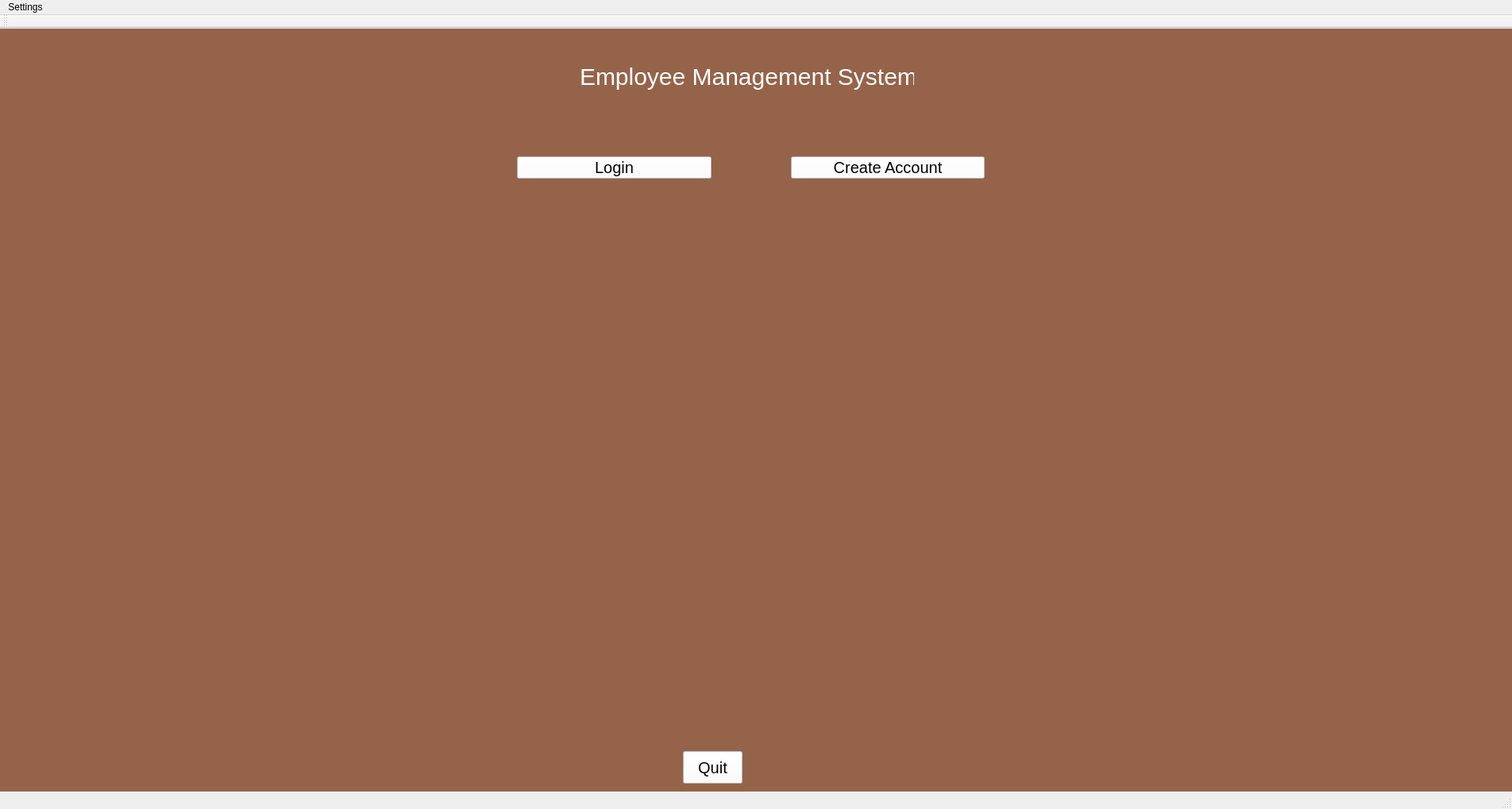
<?xml version="1.0" encoding="UTF-8"?>
<ui version="4.0">
 <class>HomeWindowClass</class>
 <widget class="QMainWindow" name="HomeWindowClass">
  <property name="geometry">
   <rect>
    <x>0</x>
    <y>0</y>
    <width>1904</width>
    <height>1019</height>
   </rect>
  </property>
  <property name="windowTitle">
   <string>HomeWindow</string>
  </property>
  <property name="styleSheet">
   <string notr="true">#centralWidget {

	background-color: rgb(149, 99, 74);
}</string>
  </property>
  <widget class="QWidget" name="centralWidget">
   <widget class="QLabel" name="label">
    <property name="geometry">
     <rect>
      <x>730</x>
      <y>20</y>
      <width>421</width>
      <height>81</height>
     </rect>
    </property>
    <property name="styleSheet">
     <string notr="true">font-size:30px;
color:white;</string>
    </property>
    <property name="text">
     <string>Employee Management System</string>
    </property>
   </widget>
   <widget class="QPushButton" name="quit_btn">
    <property name="geometry">
     <rect>
      <x>860</x>
      <y>910</y>
      <width>75</width>
      <height>41</height>
     </rect>
    </property>
    <property name="styleSheet">
     <string notr="true">font-size:20px;
color:black;
background-color: white;</string>
    </property>
    <property name="text">
     <string>Quit</string>
    </property>
   </widget>
   <widget class="QWidget" name="widget" native="true">
    <property name="geometry">
     <rect>
      <x>640</x>
      <y>150</y>
      <width>611</width>
      <height>50</height>
     </rect>
    </property>
    <layout class="QHBoxLayout" name="horizontalLayout">
     <property name="spacing">
      <number>100</number>
     </property>
     <item>
      <widget class="QPushButton" name="login_btn">
       <property name="styleSheet">
        <string notr="true">font-size:20px;
color:black;
background-color: white;</string>
       </property>
       <property name="text">
        <string>Login</string>
       </property>
      </widget>
     </item>
     <item>
      <widget class="QPushButton" name="create_btn">
       <property name="styleSheet">
        <string notr="true">font-size:20px;
color:black;
background-color: white;</string>
       </property>
       <property name="text">
        <string>Create Account</string>
       </property>
      </widget>
     </item>
    </layout>
   </widget>
   <widget class="QWidget" name="main_widget" native="true">
    <property name="geometry">
     <rect>
      <x>690</x>
      <y>280</y>
      <width>781</width>
      <height>541</height>
     </rect>
    </property>
   </widget>
  </widget>
  <widget class="QMenuBar" name="menuBar">
   <property name="geometry">
    <rect>
     <x>0</x>
     <y>0</y>
     <width>1904</width>
     <height>21</height>
    </rect>
   </property>
   <widget class="QMenu" name="menuSettings">
    <property name="title">
     <string>Settings</string>
    </property>
    <widget class="QMenu" name="menuTheme">
     <property name="title">
      <string>Theme</string>
     </property>
     <addaction name="actionDark"/>
     <addaction name="actionLight"/>
    </widget>
    <addaction name="menuTheme"/>
   </widget>
   <addaction name="menuSettings"/>
  </widget>
  <widget class="QToolBar" name="mainToolBar">
   <attribute name="toolBarArea">
    <enum>TopToolBarArea</enum>
   </attribute>
   <attribute name="toolBarBreak">
    <bool>false</bool>
   </attribute>
  </widget>
  <widget class="QStatusBar" name="statusBar"/>
  <action name="actionDark">
   <property name="text">
    <string>Dark</string>
   </property>
  </action>
  <action name="actionLight">
   <property name="text">
    <string>Light</string>
   </property>
  </action>
 </widget>
 <layoutdefault spacing="6" margin="11"/>
 <resources>
  <include location="HomeWindow.qrc"/>
 </resources>
 <connections/>
</ui>
